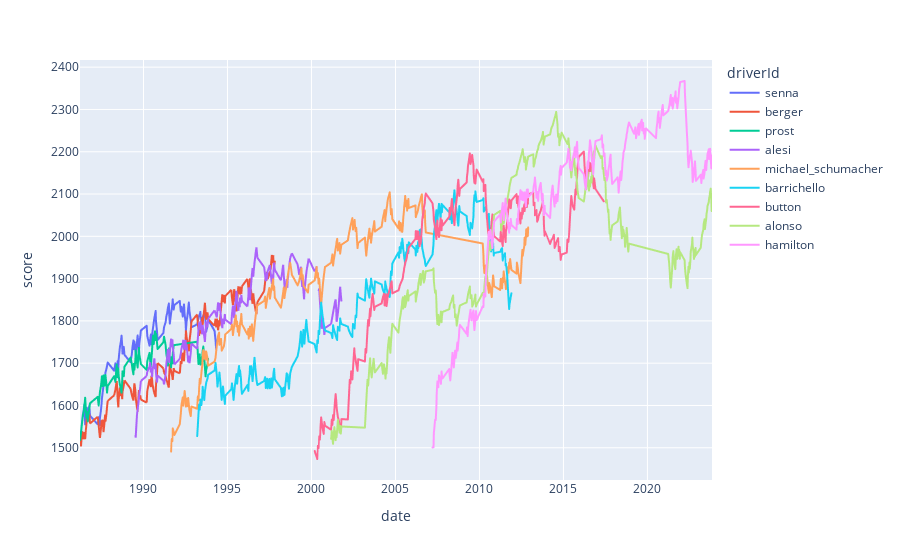

Notebook cell for this chart:
### Markdown cell above
## Data exploration

### Code cell
min_races = res_df.groupby("year")["round"].nunique().sort_values().iloc[0] # shortest season

gott_df = res_df.sort_values(["year", "round", "score"], ascending=[True, True, False]).drop_duplicates(['year','round'])
gott_days = gott_df["driverId"].value_counts()
gott_drivers = set(gott_days[gott_days > min_races].index)
gott_df = res_df[res_df["driverId"].isin(gott_drivers)].sort_values(["year", "round"])

px.line(gott_df, x="date", y="score", color="driverId")

### Figure 1 — Plotly figure (JSON) as saved in the notebook; plotly's stock layout.template omitted (floating-point values rounded to 4 significant figures; data arrays with more than 128 entries replaced by an {"elided": "..."} marker saying what was removed)
{"data": [{"hovertemplate": "driverId=senna<br>date=%{x}<br>score=%{y}<extra></extra>", "legendgroup": "senna", "line": {"color": "#636efa", "dash": "solid"}, "marker": {"symbol": "circle"}, "mode": "lines", "name": "senna", "showlegend": true, "type": "scattergl", "x": {"elided": "131 str values"}, "xaxis": "x", "y": {"elided": "131 float values"}, "yaxis": "y"}, {"hovertemplate": "driverId=berger<br>date=%{x}<br>score=%{y}<extra></extra>", "legendgroup": "berger", "line": {"color": "#EF553B", "dash": "solid"}, "marker": {"symbol": "circle"}, "mode": "lines", "name": "berger", "showlegend": true, "type": "scattergl", "x": {"elided": "190 str values"}, "xaxis": "x", "y": {"elided": "190 float values"}, "yaxis": "y"}, {"hovertemplate": "driverId=prost<br>date=%{x}<br>score=%{y}<extra></extra>", "legendgroup": "prost", "line": {"color": "#00cc96", "dash": "solid"}, "marker": {"symbol": "circle"}, "mode": "lines", "name": "prost", "showlegend": true, "type": "scattergl", "x": ["1986-03-23T00:00:00", "1986-04-13T00:00:00", "1986-04-27T00:00:00", "1986-05-11T00:00:00", "1986-05-25T00:00:00", "1986-06-15T00:00:00", "1986-06-22T00:00:00", "1986-07-06T00:00:00", "1986-07-13T00:00:00", "1986-07-27T00:00:00", "1986-08-10T00:00:00", "1986-08-17T00:00:00", "1986-09-07T00:00:00", "1986-09-21T00:00:00", "1986-10-12T00:00:00", "1986-10-26T00:00:00", "1987-04-12T00:00:00", "1987-05-03T00:00:00", "1987-05-17T00:00:00", "1987-05-31T00:00:00", "1987-06-21T00:00:00", "1987-07-05T00:00:00", "1987-07-12T00:00:00", "1987-07-26T00:00:00", "1987-08-09T00:00:00", "1987-08-16T00:00:00", "1987-09-06T00:00:00", "1987-09-20T00:00:00", "1987-09-27T00:00:00", "1987-10-18T00:00:00", "1987-11-01T00:00:00", "1987-11-15T00:00:00", "1988-04-03T00:00:00", "1988-05-01T00:00:00", "1988-05-15T00:00:00", "1988-05-29T00:00:00", "1988-06-12T00:00:00", "1988-06-19T00:00:00", "1988-07-03T00:00:00", "1988-07-10T00:00:00", "1988-07-24T00:00:00", "1988-08-07T00:00:00", "1988-08-28T00:00:00", "1988-09-11T00:00:00", "1988-09-25T00:00:00", "1988-10-02T00:00:00", "1988-10-30T00:00:00", "1988-11-13T00:00:00", "1989-03-26T00:00:00", "1989-04-23T00:00:00", "1989-05-07T00:00:00", "1989-05-28T00:00:00", "1989-06-04T00:00:00", "1989-06-18T00:00:00", "1989-07-09T00:00:00", "1989-07-16T00:00:00", "1989-07-30T00:00:00", "1989-08-13T00:00:00", "1989-08-27T00:00:00", "1989-09-10T00:00:00", "1989-09-24T00:00:00", "1989-10-01T00:00:00", "1989-10-22T00:00:00", "1989-11-05T00:00:00", "1990-03-11T00:00:00", "1990-03-25T00:00:00", "1990-05-13T00:00:00", "1990-05-27T00:00:00", "1990-06-10T00:00:00", "1990-06-24T00:00:00", "1990-07-08T00:00:00", "1990-07-15T00:00:00", "1990-07-29T00:00:00", "1990-08-12T00:00:00", "1990-08-26T00:00:00", "1990-09-09T00:00:00", "1990-09-23T00:00:00", "1990-09-30T00:00:00", "1990-10-21T00:00:00", "1990-11-04T00:00:00", "1991-03-10T00:00:00", "1991-03-24T00:00:00", "1991-04-28T00:00:00", "1991-05-12T00:00:00", "1991-06-02T00:00:00", "1991-06-16T00:00:00", "1991-07-07T00:00:00", "1991-07-14T00:00:00", "1991-07-28T00:00:00", "1991-08-11T00:00:00", "1991-08-25T00:00:00", "1991-09-08T00:00:00", "1991-09-22T00:00:00", "1991-09-29T00:00:00", "1991-10-20T00:00:00", "1993-03-14T00:00:00", "1993-03-28T00:00:00", "1993-04-11T00:00:00", "1993-04-25T00:00:00", "1993-05-09T00:00:00", "1993-05-23T00:00:00", "1993-06-13T00:00:00", "1993-07-04T00:00:00", "1993-07-11T00:00:00", "1993-07-25T00:00:00", "1993-08-15T00:00:00", "1993-08-29T00:00:00", "1993-09-12T00:00:00", "1993-09-26T00:00:00", "1993-10-24T00:00:00", "1993-11-07T00:00:00"], "xaxis": "x", "y": [1518, 1534.0, 1549.0, 1563.0, 1576.0, 1587.0, 1599.0, 1608.0, 1618.0, 1594.0, 1572.0, 1585.0, 1562.0, 1578.0, 1592.0, 1605.0, 1620.0, 1600.0, 1616.0, 1632.0, 1646.0, 1659.0, 1669.0, 1646.0, 1660.0, 1671.0, 1647.0, 1660.0, 1672.0, 1650.0, 1630.0, 1646.0, 1669.0, 1656.0, 1678.0, 1697.0, 1681.0, 1667.0, 1687.0, 1671.0, 1659.0, 1649.0, 1640.0, 1630.0, 1657.0, 1681.0, 1669.0, 1691.0, 1713.0, 1698.0, 1685.0, 1674.0, 1698.0, 1685.0, 1709.0, 1730.0, 1715.0, 1701.0, 1690.0, 1714.0, 1736.0, 1721.0, 1709.0, 1698.0, 1684.0, 1705.0, 1724.0, 1706.0, 1692.0, 1712.0, 1732.0, 1749.0, 1765.0, 1745.0, 1762.0, 1775.0, 1755.0, 1769.0, 1750.0, 1733.0, 1750.0, 1763.0, 1742.0, 1724.0, 1708.0, 1694.0, 1715.0, 1735.0, 1717.0, 1702.0, 1690.0, 1714.0, 1700.0, 1721.0, 1743.0, 1751.0, 1723.0, 1698.0, 1710.0, 1721.0, 1697.0, 1708.0, 1718.0, 1729.0, 1739.0, 1713.0, 1690.0, 1669.0, 1684.0, 1698.0, 1711.0], "yaxis": "y"}, {"hovertemplate": "driverId=alesi<br>date=%{x}<br>score=%{y}<extra></extra>", "legendgroup": "alesi", "line": {"color": "#ab63fa", "dash": "solid"}, "marker": {"symbol": "circle"}, "mode": "lines", "name": "alesi", "showlegend": true, "type": "scattergl", "x": {"elided": "202 str values"}, "xaxis": "x", "y": {"elided": "202 float values"}, "yaxis": "y"}, {"hovertemplate": "driverId=michael_schumacher<br>date=%{x}<br>score=%{y}<extra></extra>", "legendgroup": "michael_schumacher", "line": {"color": "#FFA15A", "dash": "solid"}, "marker": {"symbol": "circle"}, "mode": "lines", "name": "michael_schumacher", "showlegend": true, "type": "scattergl", "x": {"elided": "308 str values"}, "xaxis": "x", "y": {"elided": "308 float values"}, "yaxis": "y"}, {"hovertemplate": "driverId=barrichello<br>date=%{x}<br>score=%{y}<extra></extra>", "legendgroup": "barrichello", "line": {"color": "#19d3f3", "dash": "solid"}, "marker": {"symbol": "circle"}, "mode": "lines", "name": "barrichello", "showlegend": true, "type": "scattergl", "x": {"elided": "326 str values"}, "xaxis": "x", "y": {"elided": "326 float values"}, "yaxis": "y"}, {"hovertemplate": "driverId=button<br>date=%{x}<br>score=%{y}<extra></extra>", "legendgroup": "button", "line": {"color": "#FF6692", "dash": "solid"}, "marker": {"symbol": "circle"}, "mode": "lines", "name": "button", "showlegend": true, "type": "scattergl", "x": {"elided": "309 str values"}, "xaxis": "x", "y": {"elided": "309 float values"}, "yaxis": "y"}, {"hovertemplate": "driverId=alonso<br>date=%{x}<br>score=%{y}<extra></extra>", "legendgroup": "alonso", "line": {"color": "#B6E880", "dash": "solid"}, "marker": {"symbol": "circle"}, "mode": "lines", "name": "alonso", "showlegend": true, "type": "scattergl", "x": {"elided": "378 str values"}, "xaxis": "x", "y": {"elided": "378 float values"}, "yaxis": "y"}, {"hovertemplate": "driverId=hamilton<br>date=%{x}<br>score=%{y}<extra></extra>", "legendgroup": "hamilton", "line": {"color": "#FF97FF", "dash": "solid"}, "marker": {"symbol": "circle"}, "mode": "lines", "name": "hamilton", "showlegend": true, "type": "scattergl", "x": {"elided": "330 str values"}, "xaxis": "x", "y": {"elided": "330 float values"}, "yaxis": "y"}], "layout": {"legend": {"title": {"text": "driverId"}, "tracegroupgap": 0}, "margin": {"t": 60}, "xaxis": {"anchor": "y", "domain": [0, 1], "title": {"text": "date"}}, "yaxis": {"anchor": "x", "domain": [0, 1], "title": {"text": "score"}}}}
